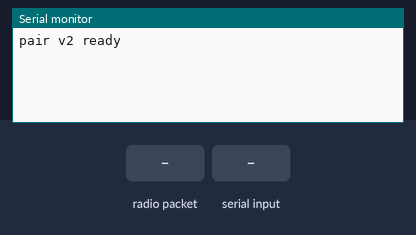
The sketch below on a simulated Arduino Uno, built with avr-gcc and run on an emulated ATmega328P. Shown: the last lines printed to the serial monitor. The test bench sets the inputs (shaded band). No radio packets arrive unless stated.

Above: at 1.2 s.
1.3 s: radio packet "R" arrives
At 2.3 s:
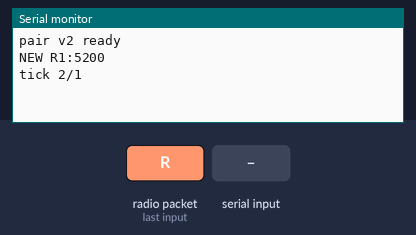
3.0 s: "R\n" received over Serial
At 3.5 s:
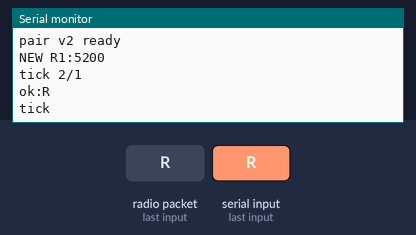
4.5 s: radio packet "Z" arrives
At 5.7 s:
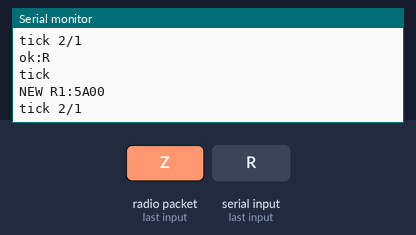
6.0 s: "Z\n" received over Serial
At 7.1 s:
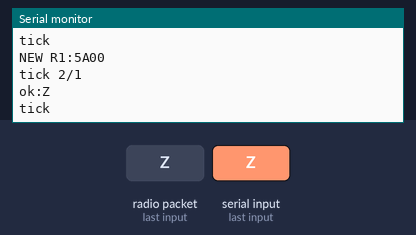

Measured:
- after the input at 1.3 s, the serial monitor: prints a new line at once (image 1)
- after the input at 3.0 s, the serial monitor: prints a new line at once (image 2)
- after the input at 4.5 s, the serial monitor: prints a new line at once (image 3)
- after the input at 6.0 s, the serial monitor: prints a new line at once (image 4)

The sketch:

nrf24_pair.ino
```cpp
// Gazell/ESB pairing harness v2 - reliable ack-payload delivery.
// PRX, CRC16, auto-ack WITH configurable ack payload. Defaults: addr 010276, ch32, 2M
// (the day-1/2 guess). The controller's real pairing link is `R2` + `AC6C2C1E7E7`
// (250k, 5-byte) - see PAIRING_PROTOCOL.md. Used on day 3 to find that address.
// Keeps ack FIFO topped; does NOT print every packet (that starved the FIFO).
// Reports only NEW distinct payloads + periodic counts. Also listens pipe2 for
// post-pairing data address.
// Serial cmds: K<hex>=ack payload (differentiated: see KA/KF), C<dec>=channel,
//   KF<hex>=ack payload used in response to 1-byte "fetch" packets,
//   KA<hex>=ack payload used in response to other packets,
//   D<hex>=pipe2 data addr, A<hex>=main listen addr (3-5 B, MSB first as on
//   the uint64, e.g. AE7C1C2C6E7), R<n>=rate 0=1M 1=2M 2=250k, P=print cfg,
//   Z=reset counters.
// CE=9 CSN=10 SCK=13 MOSI=11 MISO=12.
#include <SPI.h>
#include <RF24.h>
RF24 radio(9, 10, 4000000);
uint64_t pairAddr = 0x010276ULL; uint8_t pairAW = 3;  // A<hex> changes it

uint8_t ackA[32], ackAl=0;     // ack for multi-byte request packets
uint8_t ackF[32], ackFl=0;     // ack for 1-byte fetch packets
uint64_t dataAddr=0; uint8_t dataAW=0;
uint8_t chan=32; uint8_t rate=1;  // R<n>: 0=1M 1=2M 2=250k
char line[90]; uint8_t li=0;

// distinct-payload tracker
uint8_t seen[8][20]; uint8_t seenLen[8]; uint16_t seenCnt[8]; uint8_t nSeen=0;
uint8_t hx(char c){ if(c>='0'&&c<='9')return c-'0'; c|=0x20; if(c>='a'&&c<='f')return c-'a'+10; return 0; }
uint8_t parseHex(char*s,uint8_t*out){ uint8_t n=0; while(*s&&*(s+1)&&n<32){ out[n++]=(hx(*s)<<4)|hx(*(s+1)); s+=2;} return n; }

void applyCfg(){
  radio.stopListening();
  radio.setAddressWidth(pairAW);
  radio.setChannel(chan);
  radio.setDataRate(rate==0?RF24_1MBPS:rate==2?RF24_250KBPS:RF24_2MBPS);
  radio.setCRCLength(RF24_CRC_16);
  radio.setAutoAck(true);
  radio.enableDynamicPayloads();
  radio.enableAckPayload();
  radio.openReadingPipe(1, pairAddr);
  if(dataAW){ radio.setAddressWidth(dataAW); radio.openReadingPipe(2, dataAddr); radio.setAddressWidth(pairAW);}
  radio.setPALevel(RF24_PA_HIGH);
  radio.startListening();
}
void setup(){
  Serial.begin(115200);
  if(!radio.begin()){ Serial.println("radio not found"); while(1);}
  applyCfg();
  Serial.println("pair v2 ready");
}
int findSeen(uint8_t*b,uint8_t l){
  for(uint8_t i=0;i<nSeen;i++){ if(seenLen[i]==l){ uint8_t eq=1; for(uint8_t k=0;k<l;k++) if(seen[i][k]!=b[k]){eq=0;break;} if(eq)return i; } }
  return -1;
}
void printPkt(const char*tag,uint8_t pipe,uint8_t*b,uint8_t l){
  Serial.print(tag); Serial.print(" R"); Serial.print(pipe); Serial.print(':');
  for(uint8_t i=0;i<l;i++){ if(b[i]<16)Serial.print('0'); Serial.print(b[i],HEX);} Serial.println();
}
uint32_t lastTick=0;
void loop(){
  uint8_t pipe;
  if(radio.available(&pipe)){
    uint8_t len=radio.getDynamicPayloadSize(); if(len>32)len=32;
    uint8_t buf[32]; radio.read(buf,len);
    // immediately top up ack FIFO for the NEXT packet
    if(len==1){ if(ackFl) radio.writeAckPayload(pipe,ackF,ackFl);}
    else { if(ackAl) radio.writeAckPayload(pipe,ackA,ackAl);}
    int idx=findSeen(buf,len);
    if(idx<0 && nSeen<8){ idx=nSeen++; seenLen[idx]=len; for(uint8_t k=0;k<len;k++)seen[idx][k]=buf[k]; seenCnt[idx]=0; printPkt("NEW",pipe,buf,len); }
    if(idx>=0) seenCnt[idx]++;
  }
  // top up ack FIFO opportunistically
  if(ackAl) radio.writeAckPayload(1,ackA,ackAl);
  if(ackFl) radio.writeAckPayload(1,ackF,ackFl);
  if(millis()-lastTick>1500){ lastTick=millis(); Serial.print("tick"); for(uint8_t i=0;i<nSeen;i++){ Serial.print(' '); Serial.print(seenLen[i]); Serial.print('/'); Serial.print(seenCnt[i]); } Serial.println(); }
  while(Serial.available()){
    char c=Serial.read();
    if(c=='\n'||c=='\r'){ if(li){ line[li]=0;
        if(line[0]=='K'&&line[1]=='F') ackFl=parseHex(line+2,ackF);
        else if(line[0]=='K'&&line[1]=='A') ackAl=parseHex(line+2,ackA);
        else if(line[0]=='K'){ ackAl=parseHex(line+1,ackA); ackFl=ackAl; for(uint8_t k=0;k<ackAl;k++)ackF[k]=ackA[k]; }
        else if(line[0]=='C'){ chan=atoi(line+1); applyCfg(); }
        else if(line[0]=='D'){ uint8_t tmp[5]; uint8_t n=parseHex(line+1,tmp); dataAW=n; dataAddr=0; for(int i=n-1;i>=0;i--)dataAddr=(dataAddr<<8)|tmp[i]; applyCfg(); }
        else if(line[0]=='A'){ uint8_t tmp[5]; uint8_t n=parseHex(line+1,tmp); if(n>=3){ pairAW=n; pairAddr=0; for(uint8_t i=0;i<n;i++)pairAddr=(pairAddr<<8)|tmp[i]; nSeen=0; applyCfg(); } }
        else if(line[0]=='R'){ rate=atoi(line+1); nSeen=0; applyCfg(); }
        else if(line[0]=='Z'){ nSeen=0; }
        else if(line[0]=='P'){ Serial.print("chan="); Serial.print(chan); Serial.print(" rate="); Serial.print(rate); Serial.print(" ackA="); Serial.print(ackAl); Serial.print(" ackF="); Serial.print(ackFl); Serial.print(" dataAW="); Serial.print(dataAW); Serial.print(" pairAW="); Serial.print(pairAW); Serial.print(" addr="); Serial.print((uint32_t)(pairAddr>>32),HEX); Serial.println((uint32_t)pairAddr,HEX); }
        Serial.print("ok:"); Serial.println(line);
        li=0; }
    } else if(li<sizeof(line)-1) line[li++]=c;
  }
}
```
